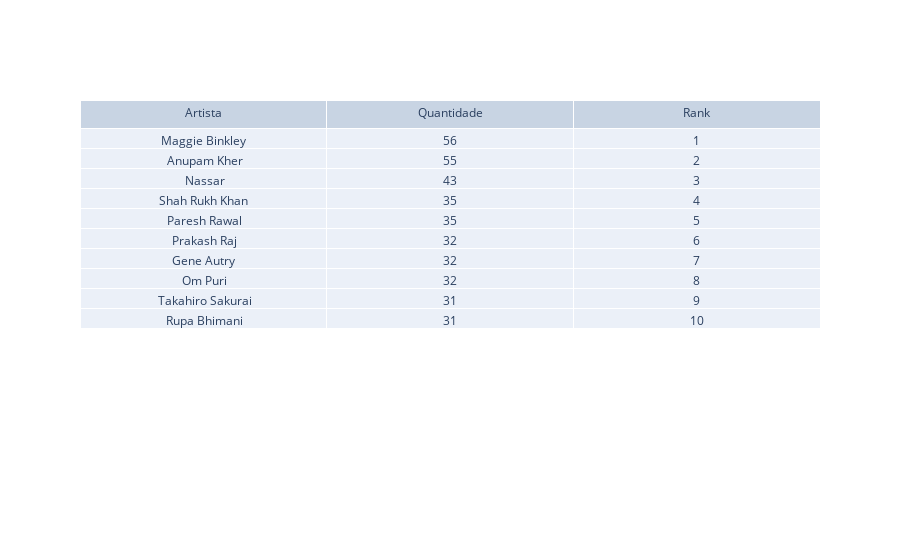

Write notebook code for a chart like this one.
### Code cell
#criação da tabela com o ranking dos artistas
geral_elenco_filtro = geral_elenco_filtro['Elenco'].value_counts().head(10).rename_axis('Artista').to_frame('Quantidade')
geral_elenco_filtro.reset_index(inplace=True, drop=False)
geral_elenco_filtro['Rank'] = geral_elenco_filtro.index
geral_elenco_filtro['Rank'] = geral_elenco_filtro['Rank'] + 1
geral_elenco_filtro = geral_elenco_filtro[['Artista', 'Quantidade', 'Rank']]
tabela1_elenco = go.Figure(data=[go.Table(
    header=dict(values=list(geral_elenco_filtro.columns)),
    cells=dict(values=[geral_elenco_filtro.Artista, geral_elenco_filtro.Quantidade, geral_elenco_filtro.Rank]))
])
tabela1_elenco.show()

### Figure 1 — Plotly figure (JSON) as saved in the notebook; plotly's stock layout.template omitted (floating-point values rounded to 4 significant figures)
{"data": [{"cells": {"values": [["Maggie Binkley", " Anupam Kher", " Nassar", "Shah Rukh Khan", " Paresh Rawal", " Prakash Raj", "Gene Autry", " Om Puri", " Takahiro Sakurai", " Rupa Bhimani"], [56, 55, 43, 35, 35, 32, 32, 32, 31, 31], [1, 2, 3, 4, 5, 6, 7, 8, 9, 10]]}, "header": {"values": ["Artista", "Quantidade", "Rank"]}, "type": "table"}], "layout": {}}
